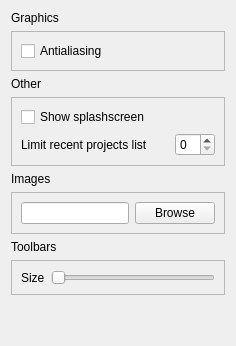
<?xml version="1.0" encoding="UTF-8"?>
<ui version="4.0">
 <class>PreferencesMiscellaneousPage</class>
 <widget class="QWidget" name="PreferencesMiscellaneousPage">
  <property name="sizePolicy">
   <sizepolicy hsizetype="Preferred" vsizetype="Preferred">
    <horstretch>0</horstretch>
    <verstretch>0</verstretch>
   </sizepolicy>
  </property>
  <layout class="QGridLayout" name="gridLayout_4">
   <item row="1" column="0">
    <widget class="QFrame" name="frame_3">
     <property name="frameShape">
      <enum>QFrame::StyledPanel</enum>
     </property>
     <property name="frameShadow">
      <enum>QFrame::Raised</enum>
     </property>
     <layout class="QGridLayout" name="gridLayout">
      <item row="0" column="0">
       <widget class="QCheckBox" name="antialiasingCheckBox">
        <property name="text">
         <string>Antialiasing</string>
        </property>
       </widget>
      </item>
     </layout>
    </widget>
   </item>
   <item row="3" column="0">
    <widget class="QFrame" name="frame_4">
     <property name="frameShape">
      <enum>QFrame::StyledPanel</enum>
     </property>
     <property name="frameShadow">
      <enum>QFrame::Raised</enum>
     </property>
     <layout class="QGridLayout" name="gridLayout_2" rowstretch="0,0">
      <item row="0" column="0">
       <widget class="QCheckBox" name="splashScreenCheckBox">
        <property name="text">
         <string>Show splashscreen</string>
        </property>
       </widget>
      </item>
      <item row="1" column="0">
       <layout class="QHBoxLayout" name="horizontalLayout_4">
        <property name="spacing">
         <number>5</number>
        </property>
        <property name="sizeConstraint">
         <enum>QLayout::SetDefaultConstraint</enum>
        </property>
        <property name="topMargin">
         <number>0</number>
        </property>
        <property name="rightMargin">
         <number>0</number>
        </property>
        <item>
         <widget class="QLabel" name="label_9">
          <property name="text">
           <string>Limit recent projects list</string>
          </property>
          <property name="wordWrap">
           <bool>true</bool>
          </property>
         </widget>
        </item>
        <item>
         <widget class="QSpinBox" name="recentProjectsLimitSpinBox">
          <property name="sizePolicy">
           <sizepolicy hsizetype="Fixed" vsizetype="Fixed">
            <horstretch>0</horstretch>
            <verstretch>0</verstretch>
           </sizepolicy>
          </property>
          <property name="maximumSize">
           <size>
            <width>40</width>
            <height>16777215</height>
           </size>
          </property>
         </widget>
        </item>
       </layout>
      </item>
     </layout>
    </widget>
   </item>
   <item row="6" column="0">
    <widget class="QLabel" name="label">
     <property name="text">
      <string>Toolbars</string>
     </property>
    </widget>
   </item>
   <item row="4" column="0">
    <widget class="QLabel" name="label_7">
     <property name="text">
      <string>Images</string>
     </property>
    </widget>
   </item>
   <item row="0" column="0">
    <widget class="QLabel" name="label_5">
     <property name="text">
      <string>Graphics</string>
     </property>
    </widget>
   </item>
   <item row="5" column="0">
    <widget class="QFrame" name="frame_5">
     <property name="frameShape">
      <enum>QFrame::StyledPanel</enum>
     </property>
     <property name="frameShadow">
      <enum>QFrame::Raised</enum>
     </property>
     <layout class="QGridLayout" name="gridLayout_3">
      <item row="0" column="1">
       <widget class="QPushButton" name="imagesPathBrowseButton">
        <property name="text">
         <string>Browse</string>
        </property>
       </widget>
      </item>
      <item row="0" column="0">
       <widget class="QLineEdit" name="imagesPathEdit"/>
      </item>
     </layout>
    </widget>
   </item>
   <item row="8" column="0">
    <spacer name="verticalSpacer">
     <property name="orientation">
      <enum>Qt::Vertical</enum>
     </property>
     <property name="sizeHint" stdset="0">
      <size>
       <width>20</width>
       <height>40</height>
      </size>
     </property>
    </spacer>
   </item>
   <item row="2" column="0">
    <widget class="QLabel" name="label_6">
     <property name="text">
      <string>Other</string>
     </property>
    </widget>
   </item>
   <item row="7" column="0">
    <widget class="QFrame" name="frame">
     <property name="frameShape">
      <enum>QFrame::StyledPanel</enum>
     </property>
     <property name="frameShadow">
      <enum>QFrame::Raised</enum>
     </property>
     <layout class="QHBoxLayout" name="horizontalLayout">
      <item>
       <widget class="QLabel" name="label_2">
        <property name="text">
         <string>Size</string>
        </property>
       </widget>
      </item>
      <item>
       <widget class="QSlider" name="toolbarSizeSlider">
        <property name="minimum">
         <number>20</number>
        </property>
        <property name="maximum">
         <number>50</number>
        </property>
        <property name="orientation">
         <enum>Qt::Horizontal</enum>
        </property>
       </widget>
      </item>
     </layout>
    </widget>
   </item>
  </layout>
 </widget>
 <resources/>
 <connections/>
</ui>
